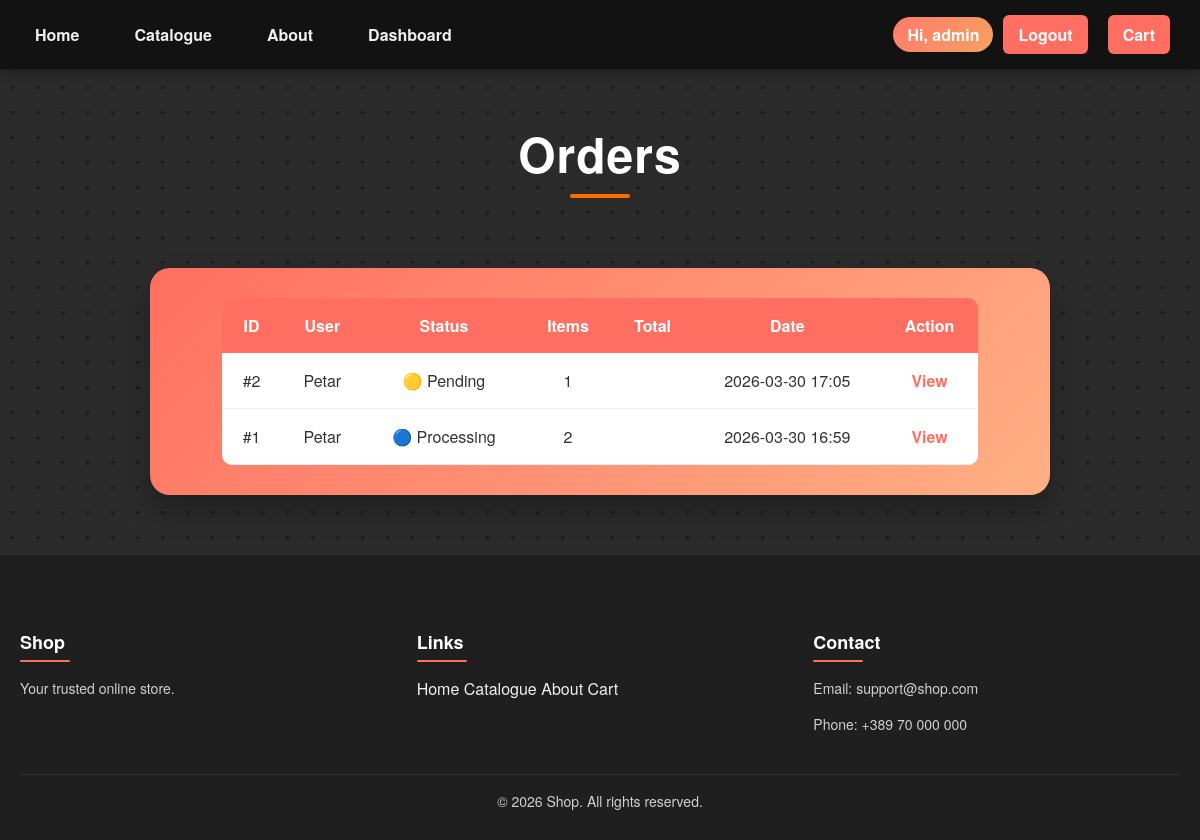
The app's page /dashboard/orders (signed in) with its own data.
### models.py (models this page shows, shortened)
class Order(Base):
    __tablename__ = "orders"
    id = Column(Integer, primary_key=True)
    user_id = Column(Integer, ForeignKey("users.id"))
    created_at = Column(DateTime, default=datetime.utcnow)
    status = Column(String, default="pending")
    user = relationship("User", backref="orders")
    items = relationship("OrderItem", back_populates="order", cascade="all, delete")

class User(Base):
    __tablename__ = "users"
    id = Column(Integer, primary_key=True)
    username = Column(String(120), unique=True, nullable=False)
    email = Column(String(120), unique=True, nullable=False)
    password = Column(String(300), nullable=False)
    verified = Column(Boolean, default=False, nullable=False)
    verification_code = Column(String(120), nullable=False)
    is_admin = Column(Boolean, default=False, nullable=False)

### app.py (the view)
@app.route("/dashboard/orders")
@admin_required
def admin_orders():
    orders = db_session.query(Order).order_by(Order.created_at.desc()).all()
    return render_template("admin_orders.html", orders=orders)

### templates/admin_orders.html
{% extends "layout.html" %}
{% block extra_css %}
<link rel="stylesheet" href="{{ url_for('static', filename='css/users.css') }}">
{% endblock %}
{% block content %}
<h1 class="dashboard-title">Orders</h1>
<div class="dashboard">
    <table style="width:90%; margin: 0 auto; color:#333; background:white; border-radius:10px; overflow:hidden;">
        <tr style="background:#ff6f61; color:white;">
            <th>ID</th>
            <th>User</th>
            <th>Status</th>
            <th>Items</th>
            <th>Total</th>
            <th>Date</th>
            <th>Action</th>
        </tr>
        {% for order in orders %}
        <tr style="text-align:center;">
            <td>#{{ order.id }}</td>
            <td>{{ order.user.username }}</td>
            <td>
                {% if order.status == "pending" %}
                    🟡 Pending
                {% elif order.status == "processing" %}
                    🔵 Processing
                {% elif order.status == "shipped" %}
                    📦 Shipped
                {% elif order.status == "delivered" %}
                    ✅ Delivered
                {% elif order.status == "cancelled" %}
                    ❌ Cancelled
                {% else %}
                    {{ order.status }}
                {% endif %}
            </td>
            <td>{{ order.items|length }}</td>
            <td>{{ order.total }}</td>
            <td>{{ order.created_at.strftime("%Y-%m-%d %H:%M") }}</td>
            <td>
                <a href="{{ url_for('admin_order_detail', order_id=order.id) }}"
                   style="text-decoration:none; color:#ff6f61; font-weight:bold;">
                    View
                </a>
            </td>
        </tr>
        {% endfor %}
    </table>
</div>
{% endblock %}

### static/css/users.css (style rules this page uses)
body { background: #f5f5f5; font-family: 'Helvetica Neue', Helvetica, Arial, sans-serif; color: #333; margin: 0; padding: 0; }
h1 { text-align: center; font-size: 2.4rem; font-weight: 800; margin: 80px 0 30px; color: #ff6f61; letter-spacing: 0.5px; }
body { background-color: #2b2b2b; background-image: radial-gradient(circle, #555 2px, transparent 2px); background-size: 25px 25px; background-blend-mode: overlay; font-family: 'Helvetica Neue', Helvetica, Arial, sans-serif; color: #fff; animation: moveDots 10s linear infinite; }
.dashboard-title { text-align: center; font-size: 3rem; font-weight: 700; margin: 100px 0 20px; position: relative; letter-spacing: 1px; color: #ffffff; animation: fadeUp 0.6s ease-out; margin: 50px 0 80px; }
.dashboard-title::after { content: ""; position: absolute; bottom: -10px; left: 50%; transform: translateX(-50%); width: 60px; height: 4px; background: #ff6b00; border-radius: 2px; }
.dashboard { max-width: 1400px; width:70%; margin: 0 auto 60px; padding: 30px; background: linear-gradient(135deg, #ff6f61, #ffb085); border-radius: 20px; box-shadow: 0 15px 30px rgba(0,0,0,0.25); }
.dashboard table { width: 90%; margin: 0 auto; border-collapse: collapse; background: white; border-radius: 10px; overflow: hidden; color: #333; }
.dashboard th { background: #ff6f61; color: white; padding: 16px; }
.dashboard td { padding: 16px; text-align: center; border-bottom: 1px solid #eee; }
.dashboard table { margin-bottom: 100px; }
html, body { height: 100%; margin: 0; }
body { display: flex; flex-direction: column; }

### records on screen
Order: id "2", user.username "Petar", status "🟡 Pending", items|length "1", created_at "2026-03-30 17:05"
Order: id "1", user.username "Petar", status "🔵 Processing", items|length "2", created_at "2026-03-30 16:59"

### other values on screen
{{ session.username }} "admin"
